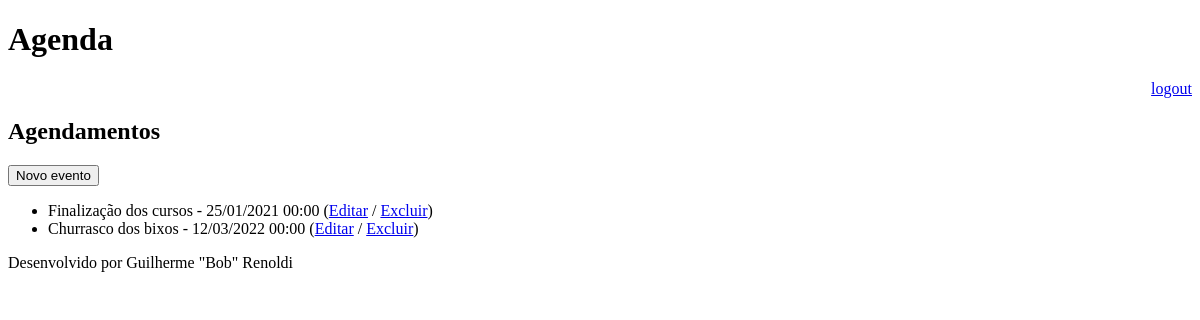
The app's page /agenda/ (signed in), older data.
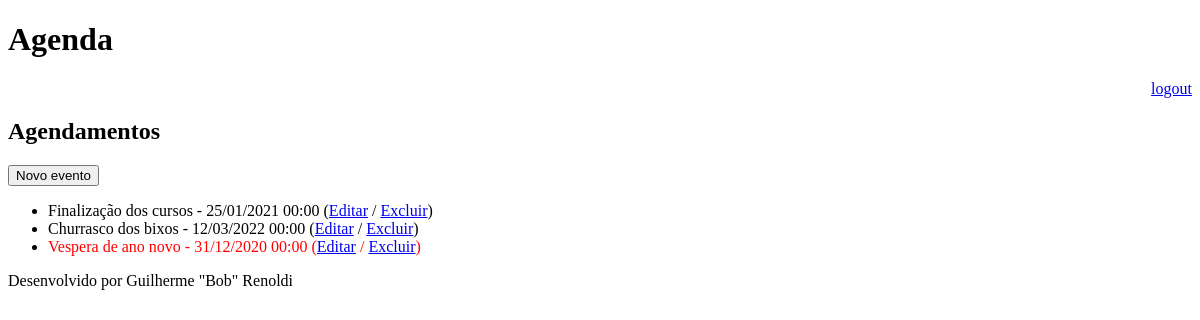
The same page, newer data.
### core/models.py (models this page shows, shortened)
class Evento(models.Model):
    titulo = models.CharField(max_length=100)
    descricao = models.TextField(blank=True, null=True)
    local = models.TextField(verbose_name='Local do evento')
    data_evento = models.DateTimeField(verbose_name='Data do Evento')
    data_criacao = models.DateTimeField(auto_now=True)
    usuario = models.ForeignKey(User, on_delete=models.CASCADE)
    class Meta:
        db_table = 'eventos'
    def atrasado(self):
        if self.data_evento < datetime.now():
            return True
    def get_data_evento(self):
        return self.data_evento.strftime('%d/%m/%Y %H:%M')

### core/views.py (the view)
# urls.py: path('agenda/', views.lista_eventos),
@login_required(login_url='/login/')
def lista_eventos(request):
    usuario = request.user
    data_atual = datetime.now() - timedelta(hours=1)
    evento = Evento.objects.filter(usuario=usuario)  # __lt is less than
    dados = {'eventos': evento}
    return render(request, 'agenda.html', dados)

### templates/agenda.html
{% extends "model-page.html" %}
{% block content%}
    <h2>Agendamentos</h2>
    <a href="evento/">
        <button type="button">Novo evento</button>
    </a>
    <ul>
        {% for evento in eventos %}
            <li>
                <div {% if evento.atrasado %}
                        style="color:red"
                     {% endif %}>
                    {{ evento.titulo }} - {{evento.get_data_evento}}
                    (<a href="evento/?id={{ evento.id }}">Editar</a>
                    / <a href="evento/delete/{{ evento.id }}/">Excluir</a>)
                </div>
            </li>
        {% endfor %}
    </ul>
{% endblock %}

### templates/model-page.html (shortened to what this page needs)
<!DOCTYPE html>
<html lang="en">
<head>
    {% include "model-header.html" %}
</head>
<body>
    {% block content %} {% endblock %}
    {% include "model-footer.html" %}
</body>
</html>

### templates/model-header.html (shortened to what this page needs)
    <div>
        <div>
            <h1>Agenda</h1>
        </div>
        <div align="right">
            <a href="/logout">logout</a>
        </div>
    </div>

### templates/model-footer.html
<p>Desenvolvido por Guilherme "Bob" Renoldi</p>

Row changes from the older to the newer data that the page shows:
added Evento: titulo "Vespera de ano novo", get_data_evento "31/12/2020 00:00"
